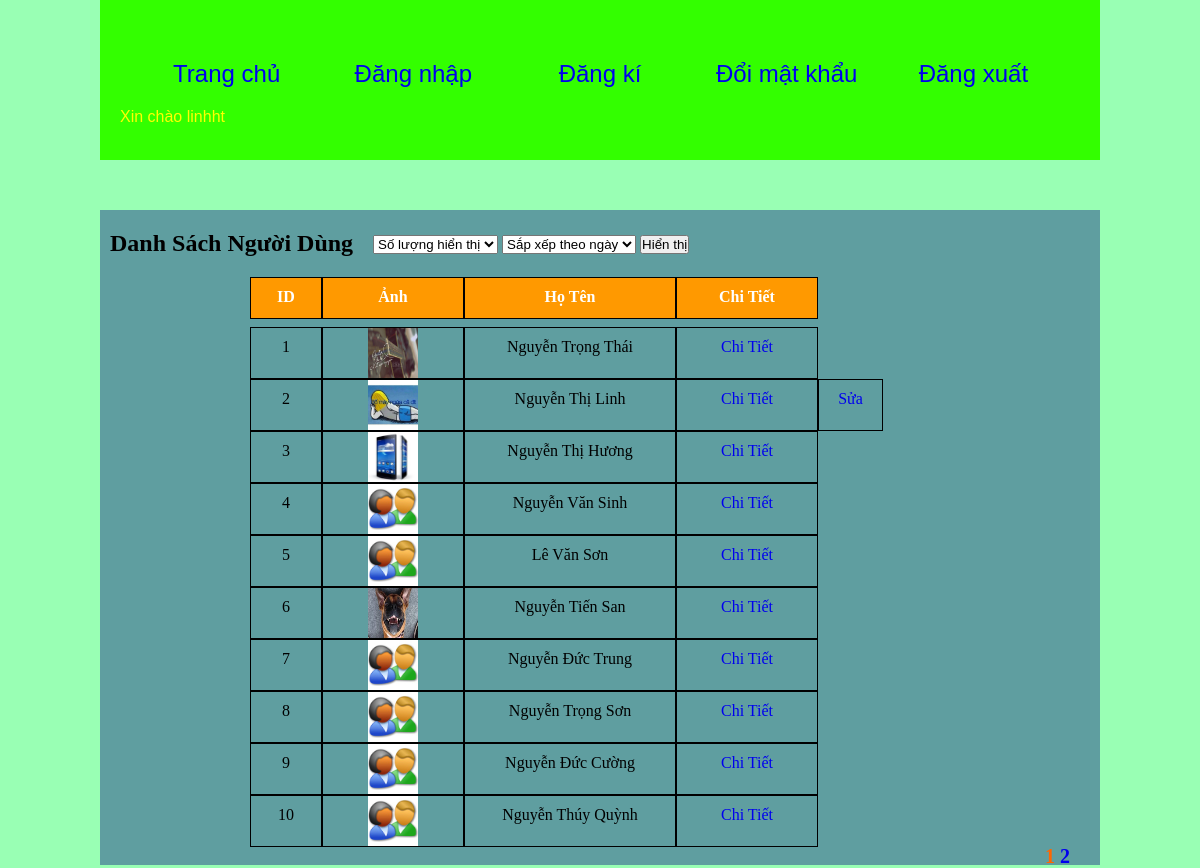
/index.php (signed in), run on the app's committed database.
### tables this page shows
CREATE TABLE IF NOT EXISTS `profile` (
  `ID` int(10) NOT NULL AUTO_INCREMENT,
  `TEN` varchar(50) DEFAULT NULL,
  `TEN_DN` varchar(50) DEFAULT NULL,
  `EMAIL` varchar(50) DEFAULT NULL,
  `PHONE` varchar(11) DEFAULT NULL,
  `ANH` varchar(255) DEFAULT NULL,
  `MO_TA` varchar(255) DEFAULT NULL,
  `MAT_KHAU` varchar(255) DEFAULT NULL,
  `ID_QUYEN` int(10) DEFAULT NULL,
  `nguoi_gt` varchar(50) NOT NULL,
  `ngay` datetime NOT NULL DEFAULT CURRENT_TIMESTAMP,
  PRIMARY KEY (`ID`)
);

### danh_sach.php (the view, shortened to what this page needs)
<?php
if(isset($_GET['page'])){
	$page = $_GET['page'];
} else{
	$page = 1;
}
$num =10;
$sort = 'ID';
$row_per_page= $num;
$per_row = $page*$row_per_page-$row_per_page;
$sql = "SELECT * FROM profile INNER JOIN privilege ON profile.ID_QUYEN = privilege.ID_QUYEN ORDER BY ".$sort." ASC LIMIT ".$per_row.", ".$row_per_page;
$query = mysql_query($sql);
$list_page='';
$total_row = mysql_num_rows(mysql_query("SELECT * FROM profile"));
$total_page = ceil($total_row/$row_per_page);
for($i=1; $i<=$total_page; $i++){
	if($page==$i){
		$list_page .= '<span>'.$i.'</span> ';
	}
	else{
		$list_page .= '<a href="index.php?page='.$i.'">'.$i.'</a> ';
	}
}
$quyen = '';
if(isset($_SESSION['quyen'])){
	$quyen = $_SESSION['quyen'];
} else{
	$quyen = 4;
}
$ten_dn = '';
if(isset($_SESSION['dn_ten'])){
	$ten_dn = $_SESSION['dn_ten'];
} else{
	$ten_dn = 4;
}
?>
<!DOCTYPE html PUBLIC "-//W3C//DTD XHTML 1.0 Transitional//EN" "http://www.w3.org/TR/xhtml1/DTD/xhtml1-transitional.dtd">
<html xmlns="http://www.w3.org/1999/xhtml">
<head>
<link rel="stylesheet" type="text/css" href="style.css" />
</head>
<body>
<div class="main">
    <h2 style=" margin-bottom:20px; float:left; padding-left:10px; padding-right: 20px; ">Danh Sách Người Dùng</h2>
    <form method="post" style="padding-top: 5px;">
        <select name="num" id="num">
            <option value="unselect" selected="selected">Số lượng hiển thị</option>
        </select>
        <select name="sort" id="sort">
            <option value="unselect" selected="selected">Sắp xếp theo ngày</option>
        </select>
        <input type="submit" name="submit" value="Hiển thị"/>
    </form>
    <div style="margin: 0px 150px 50px; clear: both; ">
            <div class="prd" style="width: 10%">ID</div>
            <div class="prd" style="width: 20%">Ảnh</div>
            <div class="prd" style="width: 30%">Họ Tên</div>
            <div class="prd" style="width: 20%">Chi Tiết</div>
    </div>
    <?php
        $stt=1;
        while($row = mysql_fetch_array($query)){$id=$row['ID']; $ten = $row['TEN_DN'];
    ?>
    <div style="margin: 0px 150px 50px; clear: both">
            <div class="prd1" style="width: 10%"><?php echo $stt;?></div>
            <div class="prd1" style="width: 20%; padding-top: 0px; height: 50px"><img src="anh/<?php if($row['ANH'] != ''){echo $row['ANH'];} else{echo 'user.jpg';}?>" width="50px" height="50px"/></div>
            <div class="prd1" style="width: 30%"><?php echo $row['TEN'];?></div>
            <div class="prd1" style="width: 20%"><a href="index.php?page_layout=chi_tiet&id=<?php echo $id;?>">Chi Tiết</a></div>
            <?php if($quyen ==1 || $quyen==2 || $ten_dn == $ten)
			echo '<div class="prd1" style="width: 9%"><a href="index.php?page_layout=chinh_sua&id='.$id.'">Sửa</a></div>';?>
    </div>
    <?php
        $stt++;}
    ?>
    <div style="float:right; margin-right:30px; font-weight:bold; color:#F60; font-size:20px;"><?php echo $list_page;?></div>
</div>
</body>
</html>

### style.css (style rules this page uses)
* { margin:0; padding:0; }
body { background:#99FFB4; }
.main { height:auto; background: cadetblue; width:1000px; margin:auto; margin-top:50px; padding:20px 0px; }
.prd { padding-top: 10px; height: 30px; background:#F90; color:#fff; font-weight:bold; text-align:center; float: left; border: 0.5px solid #000; }
.prd1 { padding-top: 10px; height: 40px; float: left; text-align: center; border: 0.5px solid #000; }
a { text-decoration:none; }

### data on the page
profile: ANH (picture), TEN "Nguyễn Trọng Thái"
profile: ANH (placeholder picture), TEN "Nguyễn Thị Linh"
profile: ANH (picture), TEN "Nguyễn Thị Hương"
profile: TEN "Nguyễn Văn Sinh"
profile: TEN "Lê Văn Sơn"
profile: ANH (picture), TEN "Nguyễn Tiến San"
profile: TEN "Nguyễn Đức Trung"
profile: TEN "Nguyễn Trọng Sơn"
profile: TEN "Nguyễn Đức Cường"
profile: TEN "Nguyễn Thúy Quỳnh"

### other printed values
$_SESSION["dn_ten"] "linhht"
